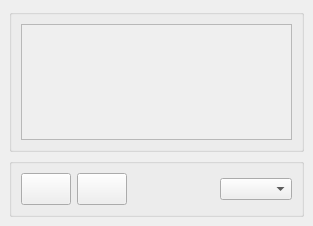
<?xml version="1.0" encoding="UTF-8"?>
<ui version="4.0">
 <class>Gps_Map_DockWidget</class>
 <widget class="QDockWidget" name="Gps_Map_DockWidget">
  <property name="geometry">
   <rect>
    <x>0</x>
    <y>0</y>
    <width>313</width>
    <height>226</height>
   </rect>
  </property>
  <property name="windowTitle">
   <string>Gps Map</string>
  </property>
  <widget class="QWidget" name="Gps_Map_dockWidgetContents">
   <layout class="QGridLayout" name="Gps_Map_dockWidgetContents_gridLayout">
    <item row="0" column="0">
     <widget class="QGroupBox" name="Map_groupBox">
      <property name="statusTip">
       <string>Map Group Box: Displays The Gps Map.</string>
      </property>
      <property name="title">
       <string/>
      </property>
      <layout class="QGridLayout" name="Map_groupBox_gridLayout">
       <item row="0" column="0">
        <widget class="QScrollArea" name="Map_scrollArea">
         <property name="widgetResizable">
          <bool>true</bool>
         </property>
         <widget class="QWidget" name="Map_scrollAreaWidgetContents">
          <property name="geometry">
           <rect>
            <x>0</x>
            <y>0</y>
            <width>257</width>
            <height>78</height>
           </rect>
          </property>
          <layout class="QGridLayout" name="Map_scrollAreaWidgetContents_gridLayout">
           <property name="margin">
            <number>0</number>
           </property>
          </layout>
         </widget>
        </widget>
       </item>
      </layout>
     </widget>
    </item>
    <item row="1" column="0">
     <widget class="QGroupBox" name="Options_groupBox">
      <property name="title">
       <string/>
      </property>
      <layout class="QGridLayout" name="Options_groupBox_gridLayout">
       <item row="1" column="3">
        <widget class="QComboBox" name="Map_Type_comboBox">
         <property name="statusTip">
          <string>Map Type Combo Box: Changes Gps Map Display Type.</string>
         </property>
        </widget>
       </item>
       <item row="1" column="2">
        <spacer name="Options_horizontalSpacer">
         <property name="orientation">
          <enum>Qt::Horizontal</enum>
         </property>
         <property name="sizeHint" stdset="0">
          <size>
           <width>40</width>
           <height>20</height>
          </size>
         </property>
        </spacer>
       </item>
       <item row="1" column="0">
        <widget class="QPushButton" name="Zoom_In_pushButton">
         <property name="minimumSize">
          <size>
           <width>50</width>
           <height>32</height>
          </size>
         </property>
         <property name="maximumSize">
          <size>
           <width>50</width>
           <height>32</height>
          </size>
         </property>
         <property name="statusTip">
          <string>Zoom In Push Button: Zooms Into The Gps Map.</string>
         </property>
         <property name="text">
          <string/>
         </property>
        </widget>
       </item>
       <item row="1" column="1">
        <widget class="QPushButton" name="Zoom_Out_pushButton">
         <property name="minimumSize">
          <size>
           <width>50</width>
           <height>32</height>
          </size>
         </property>
         <property name="maximumSize">
          <size>
           <width>50</width>
           <height>32</height>
          </size>
         </property>
         <property name="statusTip">
          <string>Zoom Out Push Button: Zooms Out Of The Gps Map.</string>
         </property>
         <property name="text">
          <string/>
         </property>
        </widget>
       </item>
      </layout>
     </widget>
    </item>
   </layout>
  </widget>
 </widget>
 <resources/>
 <connections/>
</ui>
